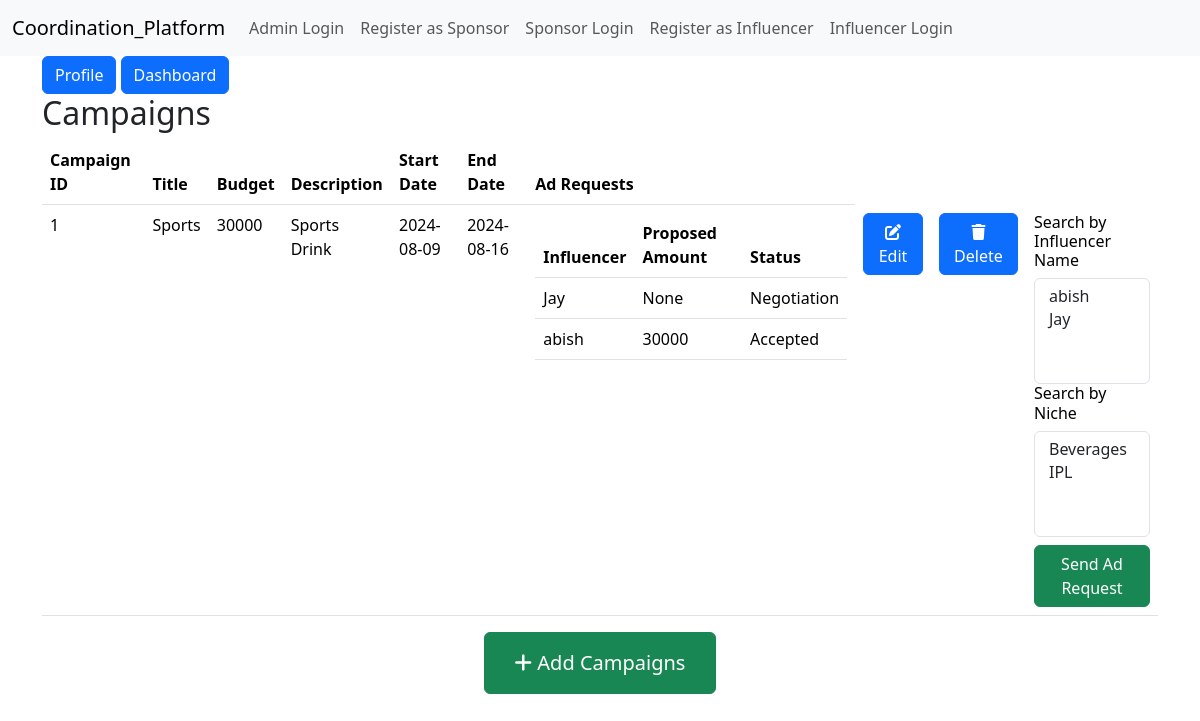
The page /campaign (signed in) on the database its author committed.
### models.py (models this page shows)
class Campaign(db.Model):
    id = db.Column(db.Integer, primary_key = True)
    sponsor_id = db.Column(db.Integer, db.ForeignKey('sponsor.id'))
    title = db.Column(db.String(32))
    desc = db.Column(db.Text)
    start_date = db.Column(db.Date)
    end_date = db.Column(db.Date)
    budget = db.Column(db.Integer)
    campaign = db.relationship('Ad_request', backref = 'campaign')

class Influencer(db.Model):
    id = db.Column(db.Integer, primary_key = True)
    name = db.Column(db.String(32))
    category = db.Column(db.String(20))
    reach = db.Column(db.Numeric(15,0))
    username = db.Column(db.String(32))
    password = db.Column(db.String(256), nullable = False)
    ad_requests = db.relationship(('Ad_request'), backref = 'influencer')

class Ad_request(db.Model):
    id = db.Column(db.Integer, primary_key = True)
    influencer_id = db.Column(db.Integer, db.ForeignKey('influencer.id'))
    campaign_id = db.Column(db.Integer, db.ForeignKey('campaign.id'))
    payment_amount = db.Column(db.Integer)
    proposed_amount = db.Column(db.Integer)
    status = db.Column(db.Enum('Pending', 'Accepted', 'Rejected','Negotiation'), default = 'Pending')

### routes.py (the view)
@app.route('/campaign')
@auth_required('sponsor')
def campaign():
    campaigns = Campaign.query.all()
    influencers = Influencer.query.all()
    campaign_details = []
    for campaign in campaigns:
        ad_requests = Ad_request.query.filter_by(campaign_id=campaign.id).all()
        ad_request_details = [{
            'influencer_name': Influencer.query.get(ad_request.influencer_id).name,
            'proposed_amount': ad_request.proposed_amount,
            'status': ad_request.status
        } for ad_request in ad_requests]
        campaign_details.append({'id': campaign.id,'title': campaign.title,'desc': campaign.desc,'start_date': campaign.start_date,'end_date': campaign.end_date,'budget': campaign.budget,'ad_requests': ad_request_details})
    return render_template('campaign/campaign.html', campaigns=campaign_details, influencers=influencers)

### functions.py (called while the page is built)
def auth_required(required_role):
    def decorator(func):
        @wraps(func)
        def wrapper(*args, **kwargs):
            if 'user_id' in session:
                if session.get('user_role') == required_role:
                    return func(*args, **kwargs)
                else:
                    flash('Access denied: Incorrect role')
                    return redirect(url_for(f'{required_role}_login'))
            else:
                flash('Please login to continue')
                return redirect(url_for(f'{required_role}_login'))
        return wrapper
    return decorator

### templates/campaign/campaign.html (shortened to what this page needs)
{% extends 'layout.html' %}
{% block content %}
    <a href="{{ url_for('sponsor_profile') }}" class="btn btn-primary">Profile</a>
    <a href = "{{url_for('sponsor_dashboard')}}" class = "btn btn-primary">Dashboard</a>
    <h2>Campaigns</h2>
    <table class="table">
        <thead>
            <tr>
                <th>Campaign ID</th>
                <th>Title</th>
                <th>Budget</th>
                <th>Description</th>
                <th>Start Date</th>
                <th>End Date</th>
                <th>Ad Requests</th>
            </tr>
        </thead>
        <tbody>
            {% for campaign in campaigns %}
            <tr>
                <td>{{campaign.id}}</td>
                <td>{{campaign.title}}</td>
                <td>{{campaign.budget}}</td>
                <td>{{campaign.desc}}</td>
                <td>{{campaign.start_date}}</td>
                <td>{{campaign.end_date}}</td>
                <td>
                    <table class="table">
                        <thead>
                            <tr>
                                <th>Influencer</th>
                                <th>Proposed Amount</th>
                                <th>Status</th>
                            </tr>
                        </thead>
                        <tbody>
                            {% for request in campaign.ad_requests %}
                            <tr>
                                <td>{{ request.influencer_name }}</td>
                                <td>{{ request.proposed_amount }}</td>
                                <td>{{ request.status }}</td>
                            </tr>
                            {% endfor %}
                        </tbody>
                    </table>
                <td>
                    <a href="{{url_for('edit_campaign', id=campaign.id)}}" class="btn btn-primary">
                        <i class="fas fa-edit   "></i>
                        Edit
                    </a>
                </td>
                <td>
                    <a href="{{url_for('delete_campaign', id=campaign.id)}}" class="btn btn-primary">
                        <i class="fas fa-trash  "></i>
                        Delete
                    </a>
                </td>
                <td>
                    <form method="POST" action="{{ url_for('request_ad', id=campaign.id) }}">
                        <h6>Search by Influencer Name</h6>
                        <select name="influencers" class="form-control" multiple>
                            {% for influencer in influencers %}
                                <option value="{{ influencer.id }}">{{ influencer.name }}</option>
                            {% endfor %}
                        </select>
                        <h6>Search by Niche</h6>
                        <select name="influencers" class="form-control" multiple>
                            {% for influencer in influencers %}
                                <option value="{{ influencer.id }}">{{ influencer.category }}</option>
                            {% endfor %}
                        </select>
                        <button type="submit" class="btn btn-success mt-2">Send Ad Request</button>
                    </form>
                </td>
            </tr>
            {% endfor %}
        </tbody>
    </table>
    <div style = "text-align:center">
        <a href = "{{url_for('add_campaign')}}" class = "btn btn-success" style="padding: 15px 30px; font-size: 20px">
            <i class="fas fa-plus    "></i>
            Add Campaigns
        </a>
    </div>
{% endblock %}

### rows shown on the page
Campaign: id "1", title "Sports", budget "30000", desc "Sports Drink", start_date "2024-08-09", end_date "2024-08-16"
Influencer: influencer_name "Jay", proposed_amount "None", status "Negotiation", {{ influencer.id }} 2 (drawn)
Ad_request: influencer_name "abish", proposed_amount "30000", status "Accepted"
